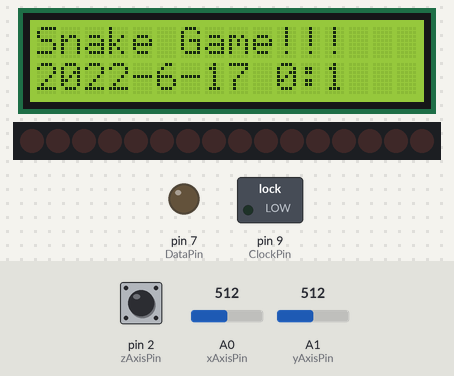
A sketch run on a simulated Arduino Uno, built with avr-gcc and run on an emulated ATmega328P. Parts: 16×2 character LCD, 16 shift-register outputs drawn as a row of LEDs (first output left, lit = HIGH), switched loads named in the sketch (green lamp = pin HIGH), output pins drawn as LEDs (lit = HIGH). The inputs (shaded band) are chosen by the test bench; at power-on: pin 2 (zAxisPin) HIGH, A0 (xAxisPin) = 512, A1 (yAxisPin) = 512. The local clock reads 2024-03-15 10:24:30 at power-on unless the sketch sets it; random numbers use the default seed unless the sketch sets one; pins used as bus, display or sensor lines are not drawn; what the sketch prints to the serial monitor is not drawn.

Above: at 1.2 s.
1.3 s: pin 2 (zAxisPin) pulled LOW for 1 s
At 1.56 s:
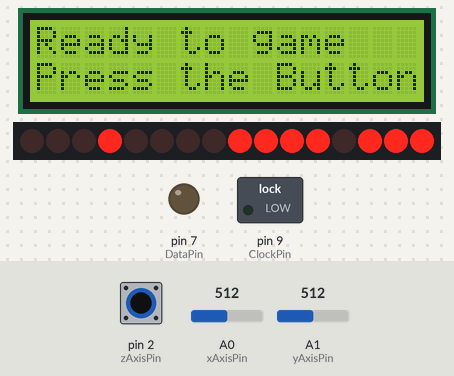
At 2.4 s:
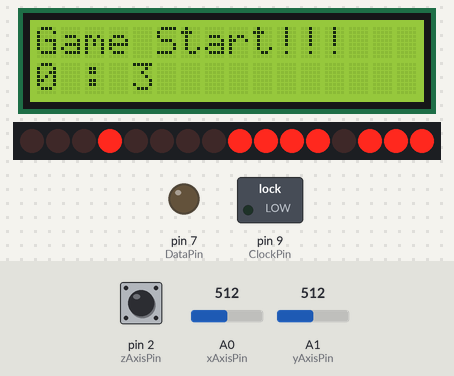
Timing chart, 0 to 4.3 s (numbered marks = the images above; inputs shaded):
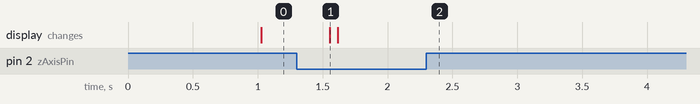

The sketch:

test.ino
```cpp
#include <LiquidCrystal.h>
#include <DS1302.h>
#include <MemoryFree.h>
LiquidCrystal lcd(12, 11, 5, 4, 3, 6);

//RTC
const int CEPin = 0;
const int IOPin = 1;
const int CLKPin = 10;
DS1302 rtc(CEPin, IOPin, CLKPin);
String dayAsString(const Time::Day day) {
  switch(day) {
    case Time::kSunday: return "Sunday";
    case Time::kMonday: return "Monday";
    case Time::kTuesday: return "Tuesday";
    case Time::kWednesday: return "Wednesday";
    case Time::kThursday: return "Thursday";
    case Time::kFriday: return "Friday";
    case Time::kSaturday: return "Saturday";
  }
  return "(unknown day)";
}
//조이스틱
const int xAxisPin = 0;
const int yAxisPin = 1;
const int zAxisPin = 2;
//DotMatrix
const int DataPin = 7;
const int LatchPin = 8;
const int ClockPin = 9;
byte row[8] = {~B00000001, ~B00000010, ~B00000100, ~B00001000, ~B00010000,
               ~B00100000, ~B01000000, ~B10000000
              };
byte col[8] = {B10000000, B01000000, B00100000, B00010000, B00001000,
               B00000100, B00000010, B00000001
              };

int Map[8][8] = { 0 }; // 뱀의 몸통은 1, 빈공간은 0

int way = 0; // 뱀이 가는 방향 상,하,좌,우
enum {right = 1, left, up, down};
enum {gameset, gameready, gamestart}; // 게임 시작 상태
int gamemode = gameset; // 초기상태
int slength = 1; // 뱀의 길이
unsigned int fx, fy; // 먹이의 좌표(x,y)
int foodnum = 0;  //먹이가 존재하면 1, 아니면 0
enum {empty, exist};  //먹이 유무
int SnakeSpeed = 400;  //뱀 속도; 초기값 600

struct Snake { //뱀의 몸통은 링크드 리스트로 구현
  struct Snake *next = NULL;
  int x, y;
  void setX(int n) {x = n;}
  void setY(int m) {y = m;}
  void setNext(Snake *a){next = a;}
  int getX() {return x;}
  int getY() {return y;}
  Snake* getNext() {return next;}
} *head = NULL, *ptr = NULL, *node = NULL;

void setup() {
  Serial.begin(9600);
  lcd.begin(16,2);
  lcd.print("Snake Game!!!");
  pinMode(zAxisPin, INPUT_PULLUP);
  pinMode(LatchPin, OUTPUT);
  pinMode(ClockPin, OUTPUT);
  pinMode(DataPin, OUTPUT);
  rtc.writeProtect(false);
  rtc.halt(false);
  Time t(2022,6,17,00,00,00,Time::kSaturday);
  rtc.time(t);
}

void loop() {

  int xValue = analogRead(xAxisPin);
  int yValue = analogRead(yAxisPin);
  int zValue = digitalRead(zAxisPin);  // 누르면 0

  int xDisplay = map(xValue, 0, 1023, 6, 15);
  int yDisplay = map(yValue, 0, 1023, 6, 15);
  int zDisplay = map(zValue, 0, 1023, 6, 15);

  if(gamemode == gamestart){
    if(!foodnum) food();  //먹이생성
    Serial.print("메모리 상황 : ");
    Serial.println(freeMemory());
    Serial.print("뱀의 길이 : ");
    Serial.println(slength);
    Serial.print("fx : ");
    Serial.println(fx);
    Serial.print("fy : ");
    Serial.println(fy);
    ptr = head;
    for(int i = 0; i < slength; ++i){
      Serial.print(i);
      Serial.print("번째 x좌표 : ");
      Serial.println(ptr->getX());
      Serial.print(i);
      Serial.print("번째 y좌표 : ");
      Serial.println(ptr->getY());
      ptr = ptr->getNext();
    }
    Serial.print("방향 : ");
    Serial.println(way);
    Serial.println();
    Serial.println();

    lcd.clear();
    lcd.setCursor(0,0);
    lcd.print("Game Start!!!");
    lcd.setCursor(0,1);
    lcd.print(fx);
    lcd.print(" : ");
    lcd.print(fy);
    //lcd.print(slength);
    //방향 설정
    if (xValue > 600) way = right;
    else if (xValue < 300) way = left;
    else if (yValue > 600) way = up;
    else if (yValue < 300) way = down;
    //방향에 맞게 한칸이동
    SnakeMove();
    delay(1000);
    //printDot(way);
    if(head->getX() == fx && head->getY() == fy){ //뱀의 머리가 먹이 위치랑 같아질 때
      NewBody();  //뱀 몸통 추가
      foodnum = empty;  //먹이 초기화
      Map[fx][fy] = 0;
    }
  }
  else{
    switch(gamemode){
      case gameset:
        PrintTime();
        if(zValue == 0) {
          delay(100);
          gamemode = gameready;
        }
        break;
      case gameready:
        GameReady();
        if(zValue == 0) gamemode = gamestart;
        break;
      default:
        lcd.print("error");
        delay(1000);
        gamemode = gameset;
        break;
    }
  }
}

void GameReady(){ // 뱀 몸통 동적할당 후 게임 시작모드로 변경
  lcd.clear();
  lcd.setCursor(0,0);
  lcd.print("Ready to game");
  lcd.setCursor(0,1);
  lcd.print("Press the Button");
  digitalWrite(LatchPin, LOW);
  shiftOut(DataPin, ClockPin, LSBFIRST, row[3]);
  shiftOut(DataPin, ClockPin, LSBFIRST, col[3]);
  digitalWrite(LatchPin, HIGH);

  if(head == NULL){
    node = (Snake*)malloc(sizeof(Snake)); //머리 생성
    node->setX(3); // 시작좌표 3,3
    node->setY(3); // 시작좌표 3,3
    head = node;   // 머리를 가리키는 포인터 head
    Map[3][3] = 1;
  }
}

void food() {  // 뱀의 먹이 생성
  int rnd;
  while (1) {
    randomSeed(analogRead(13));
    rnd = random(8);
    fx = rnd % 8;
    rnd = random(8);
    fy = rnd % 8;
    if (Map[fx][fy] == 0){
      foodnum = exist;
      break;
    }
  }
}

void SnakeMove(){
  int headX, headY;
  ptr = head;
  headX = head->getX();
  headY = head->getY();
  if(slength > 1){
    int beforeX, beforeY, afterX, afterY;
    beforeX = headX;
    beforeY = headY;
    for(int i = 0; i < (slength - 1); ++i){
      ptr = ptr->getNext();
      afterX = ptr->getX();
      afterY = ptr->getY();
      swap(afterX, beforeX);
      swap(afterY, beforeY);
      ptr->setX(beforeX);
      ptr->setY(beforeY);
    }
    head->setX(headX);
    head->setY(headY);
  }
  if (way == right) head->setX(head->getX() + 1);
  else if (way == left) head->setX(head->getX() - 1);
  else if (way == up) head->setY(head->getY() + 1);
  else if (way == down) head->setY(head->getY() - 1);
  if (head->getX() > 7) head->setX(0);
  else if (head->getX() < 0) head->setX(7);
  else if (head->getY() > 7) head->setY(0);
  else if (head->getY() < 0) head->setY(7);
}

void NewBody(){ // 몸통 하나 추가
  node = (Snake*)malloc(sizeof(Snake));
  ptr = head;
  for(int i = 0; i < (slength - 1); ++i)
    ptr = ptr->getNext();
  ptr->setNext(node);
  node->setX(ptr->getX());
  node->setY(ptr->getY());
  slength += 1;  // 전체 뱀의 길이++
}

void printDot(int a) {  // 점 출력(뱀 출력)
  int delaynum = 0;
  ptr = head;
  **Map = {0};/*
  while(delaynum < SnakeSpeed){
    /*    digitalWrite(LatchPin, LOW);
    shiftOut(DataPin, ClockPin, LSBFIRST, row[ptr->getX()]);
    shiftOut(DataPin, ClockPin, LSBFIRST, col[ptr->getY()]);
    digitalWrite(LatchPin, HIGH);
    delay(1);

    Map[ptr->getX()][ptr->getY()] = 1;
    if(slength > 1){
      if(ptr->getNext() == NULL)
        ptr = head;
      else
        ptr = ptr->getNext();
    }
    if(foodnum == exist && (delaynum / 150) % 2 == 0){
      digitalWrite(LatchPin, LOW);
      shiftOut(DataPin, ClockPin, LSBFIRST, row[fx]);
      shiftOut(DataPin, ClockPin, LSBFIRST, col[fy]);
      digitalWrite(LatchPin, HIGH);
    }
    delaynum++;
  }*/
  for(int i = 0; i < slength; ++i){
    Map[ptr->getX()][ptr->getY()] = 1;
    ptr = ptr->getNext();
  }
  delay(1000);
}

void swap(int *a, int *b){
  int *temp;
  *temp = *a;
  *a = *b;
  *b = *a;
}

void PrintTime(){ // 현재 시간 출력
  lcd.setCursor(0,1);
  Time t = rtc.time();
  const String day = dayAsString(t.day);
  lcd.print(t.yr);
  lcd.print("-");
  lcd.print(t.mon);
  lcd.print("-");
  lcd.print(t.date);
  lcd.print(" ");
  lcd.print(t.min);
  lcd.print(":");
  lcd.println(t.sec);
  if(t.min < 10) lcd.setCursor((t.sec >= 10)?14:13,1);
  else lcd.setCursor((t.sec >= 10)?15:14,1);
  lcd.print("  ");
  delay(100);
}
```
